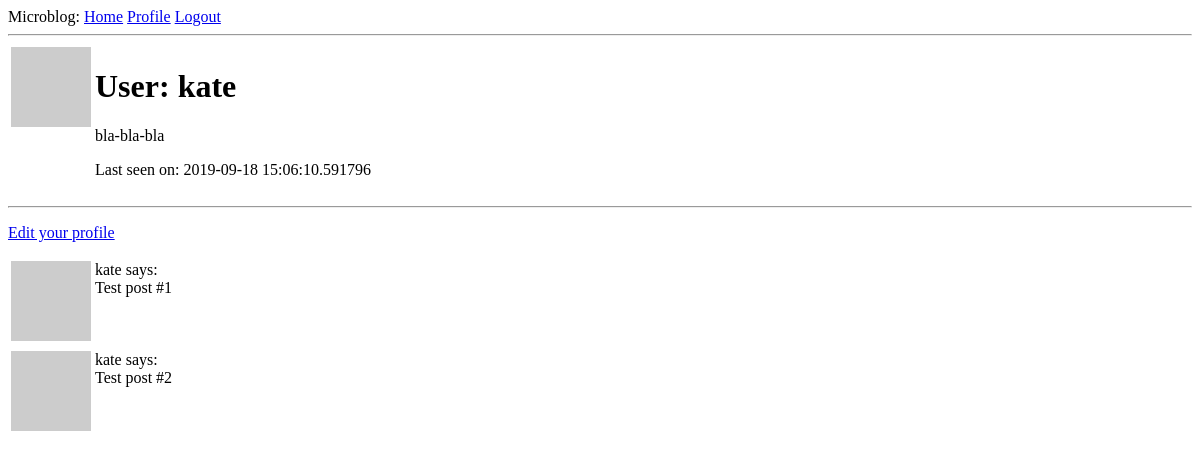
Before: /user/kate (signed in) with the older database file.
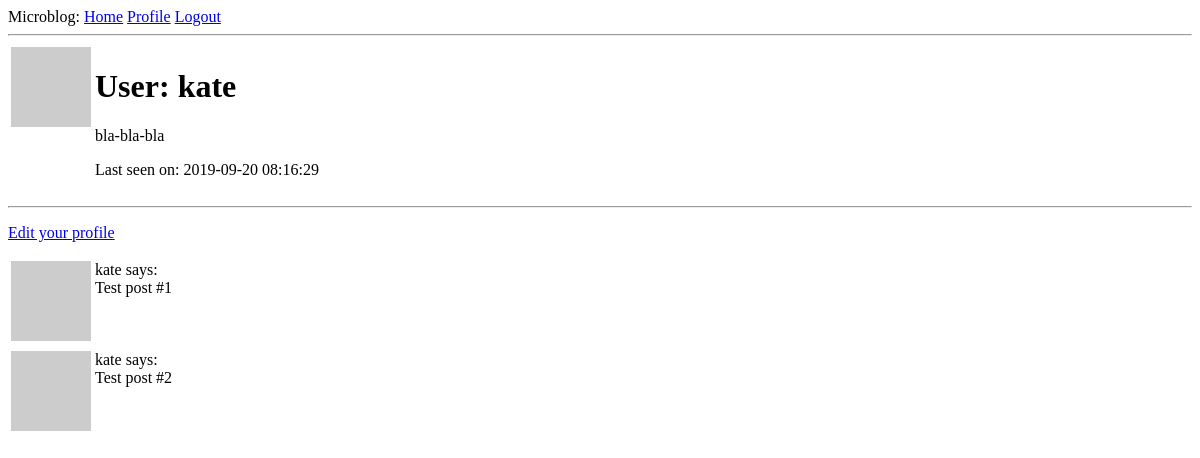
After: the same page with the newer database file.
### app/models.py (models this page shows, shortened)
class User(UserMixin, db.Model):
    id = db.Column(db.Integer, primary_key=True)
    username = db.Column(db.String(64), index=True, unique=True)
    email = db.Column(db.String(120), index=True, unique=True)
    password_hash = db.Column(db.String(128))
    posts = db.relationship('Post', backref='author', lazy='dynamic')
    about_me = db.Column(db.String(140))
    last_seen = db.Column(db.DateTime, default=datetime.utcnow)
    def avatar(self, size):
        digest = md5(self.email.lower().encode('utf-8')).hexdigest()
        return 'https://www.gravatar.com/avatar/{}?d=identicon&s={}'.format(
            digest, size)

### app/routes.py (the view)
@app.route('/user/<username>')
@login_required
def user(username):
    user = User.query.filter_by(username=username).first_or_404()
    posts = [
        {'author': user, 'body': 'Test post #1'},
        {'author': user, 'body': 'Test post #2'}
    ]
    return render_template('user.html', user=user, posts=posts)

### app/models.py (called while the page is built)
@login.user_loader
def load_user(id):
    return User.query.get(int(id))

### app/routes.py (called while the page is built)
@app.before_request
def before_request():
    if current_user.is_authenticated:
        current_user.last_seen = datetime.utcnow()
        db.session.commit()

### app/templates/user.html
{% extends "base.html" %}
{% block content %}
    <table>
        <tr valign="top">
            <td><img src="{{ user.avatar(128) }}"></td>
            <td>
                <h1>User: {{ user.username }}</h1>
                {% if user.about_me %}<p>{{ user.about_me }}</p>{% endif %}
                {% if user.last_seen %}<p>Last seen on: {{ user.last_seen }}</p>{% endif %}
            </td>
        </tr>
    </table>
    <hr>
    {% if user == current_user %}
        <p><a href="{{ url_for('edit_profile') }}">Edit your profile</a></p>
    {% endif %}
    {% for post in posts %}
        {% include '_post.html' %}
    {% endfor %}
{% endblock %}

### app/templates/base.html (shortened to what this page needs)
<!DOCTYPE html>
<html lang="en">
<head>
</head>
<body>
    <div>Microblog:
        <a href="{{ url_for('index') }}">Home</a>
        {% if current_user.is_anonymous %}
        <a href="{{ url_for('login') }}">Login</a>
        {% else %}
        <a href="{{ url_for('user', username=current_user.username) }}">Profile</a>
        <a href="{{ url_for('logout') }}">Logout</a>
        {% endif %}
    </div>
    <hr>
    {% block content %}{% endblock %}
</body>
</html>

### app/templates/_post.html
<table>
    <tr valign="top">
        <td><img src="{{ post.author.avatar(36) }}"></td>
        <td>{{ post.author.username }} says:<br>{{ post.body }}</td>
    </tr>
</table>

Changed rows visible on the page:
changed User "kate": last_seen "2019-09-18 15:06:10.591796" → "2019-09-20 08:16:29"
